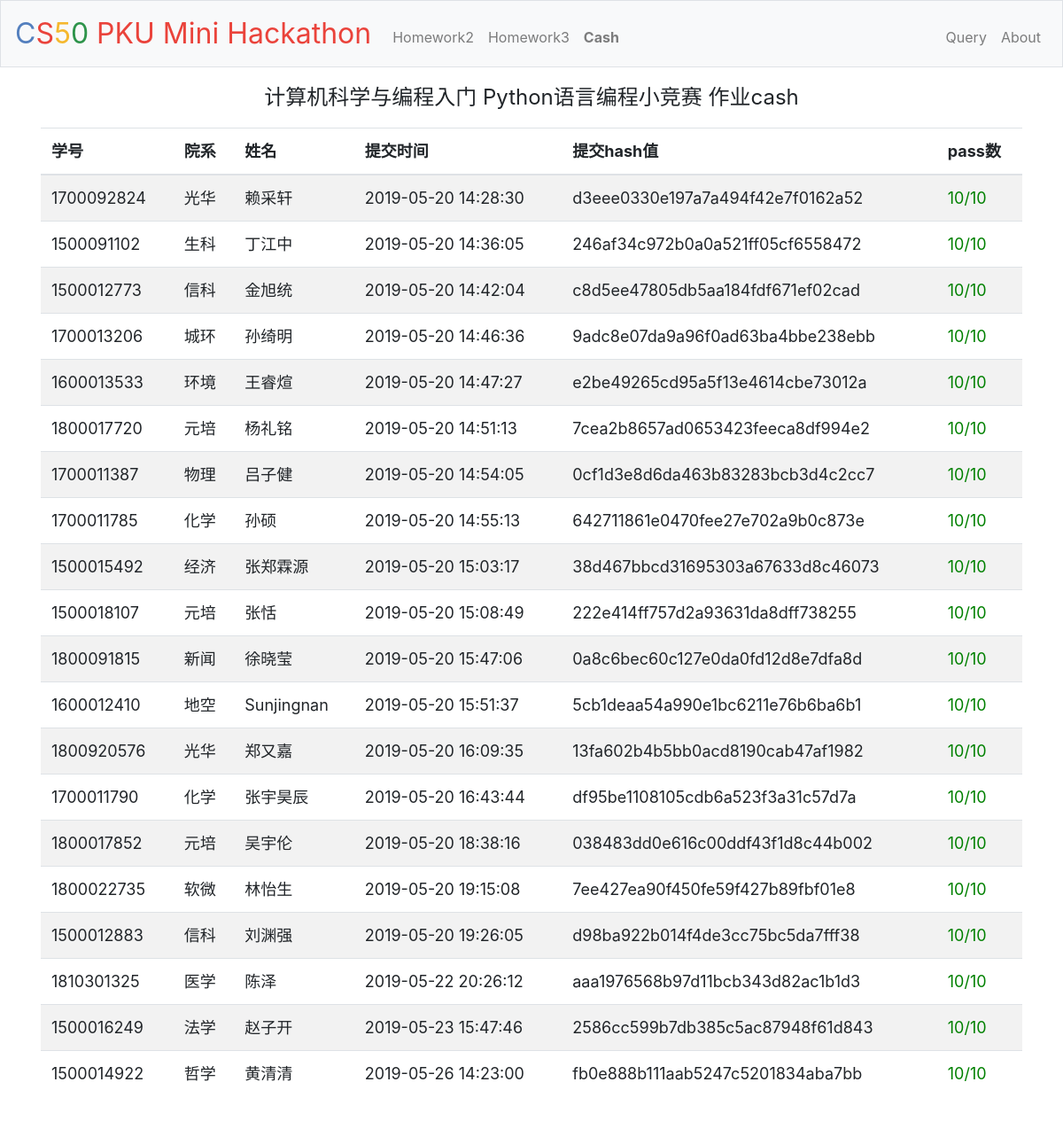
Page /homework4/cash on the committed database.
### tables this page shows
CREATE TABLE "submit" (
	"id"	INTEGER NOT NULL PRIMARY KEY AUTOINCREMENT UNIQUE,
	"stuid"	INTEGER NOT NULL,
	"name"	TEXT,
	"work"	INTEGER NOT NULL,
	"time"	TIMESTAMP NOT NULL DEFAULT current_timestamp,
	"exe_time"	REAL,
	"hash"	TEXT NOT NULL,
	"status"	INTEGER NOT NULL,
	"correct_num"	INTEGER
);

### application.py (the view)
@app.route("/homework4/<name>")
def homework4(name):
    dic={"hello":41,"mario":42,"cash":43,"credit":44}
    work = dic.get(name)
    if not work:
        return '<h1>Unknown homework</h1>', 400
    session["status"]=name[0].upper()+name[1:]
    app.logger.info(request.remote_addr+" "+get_time()+" GET /homework4/"+name)
    rows = db.execute("SELECT stuid,name,time,hash,correct_num FROM submit where status=0 AND work=:work GROUP BY stuid HAVING MAX(time) ORDER BY correct_num DESC, time ASC", work=work)
    result=[]
    for res in rows:
        stuid=str(res["stuid"])
        colloge=colloge_list.get(stuid)
        if not colloge:
            colloge="Unknown"
        tmp=[stuid,colloge, res["name"], res["time"], res["hash"], res["correct_num"]]
        result.append(tmp)
    return render_template("homework4.html", result=result, pass_num=pass_num.get(work), name=name)

### application.py (called while the page is built)
@app.after_request
def after_request(response):
    return response

def get_time():
    i = datetime.datetime.now()
    return "{}/{}/{} {}:{}:{}".format(i.year, i.month, i.day, i.hour, i.minute, i.second)

### templates/homework4.html (shortened to what this page needs)
{% extends "layout.html" %}
{% block main %}
    <div style="font-size:x-large">
        <p>
            计算机科学与编程入门 Python语言编程小竞赛 作业{{name}}
        </p>
    </div>
    <table class="table table-striped">
        <thead>
            <tr>
                <th>学号</th>
                <th>院系</th>
                <th>姓名</th>
                <th>提交时间</th>
                <th>提交hash值</th>
                <th>pass数</th>
            </tr>
        </thead>
        <tbody>
            {% for r in result %}
                <tr>
                    <td>{{r[0]}}</td>
                    <td>{{r[1]}}</td>
                    <td>{{r[2]}}</td>
                    <td>{{r[3]}}</td>
                    <td>{{r[4]}}</td>
                    {% if r[5] == pass_num %}
                        <td><font color="green">{{r[5]}}/{{pass_num}}</font></td>
                    {% else %}
                        <td><font color="red">{{r[5]}}/{{pass_num}}</font></td>
                    {% endif %}
                </tr>
            {% endfor %}
        </tbody>
    </table>
{% endblock %}

### static/styles.css (style rules this page uses)
main table { text-align: left; font-size: large; }

### rows in the picture
submit: stuid "1700092824", r "光华", name "赖采轩", time "2019-05-20 14:28:30", hash "d3eee0330e197a7a494f42e7f0162a52", correct_num "10"
submit: stuid "1500091102", r "生科", name "丁江中", time "2019-05-20 14:36:05", hash "246af34c972b0a0a521ff05cf6558472", correct_num "10"
submit: stuid "1500012773", r "信科", name "金旭统", time "2019-05-20 14:42:04", hash "c8d5ee47805db5aa184fdf671ef02cad", correct_num "10"
submit: stuid "1700013206", r "城环", name "孙绮明", time "2019-05-20 14:46:36", hash "9adc8e07da9a96f0ad63ba4bbe238ebb", correct_num "10"
submit: stuid "1600013533", r "环境", name "王睿煊", time "2019-05-20 14:47:27", hash "e2be49265cd95a5f13e4614cbe73012a", correct_num "10"
submit: stuid "1800017720", r "元培", name "杨礼铭", time "2019-05-20 14:51:13", hash "7cea2b8657ad0653423feeca8df994e2", correct_num "10"
submit: stuid "1700011387", r "物理", name "吕子健", time "2019-05-20 14:54:05", hash "0cf1d3e8d6da463b83283bcb3d4c2cc7", correct_num "10"
submit: stuid "1700011785", r "化学", name "孙硕", time "2019-05-20 14:55:13", hash "642711861e0470fee27e702a9b0c873e", correct_num "10"
submit: stuid "1500015492", r "经济", name "张郑霖源", time "2019-05-20 15:03:17", hash "38d467bbcd31695303a67633d8c46073", correct_num "10"
submit: stuid "1500018107", r "元培", name "张恬", time "2019-05-20 15:08:49", hash "222e414ff757d2a93631da8dff738255", correct_num "10"
submit: stuid "1800091815", r "新闻", name "徐晓莹", time "2019-05-20 15:47:06", hash "0a8c6bec60c127e0da0fd12d8e7dfa8d", correct_num "10"
submit: stuid "1600012410", r "地空", name "Sunjingnan", time "2019-05-20 15:51:37", hash "5cb1deaa54a990e1bc6211e76b6ba6b1", correct_num "10"
submit: stuid "1800920576", r "光华", name "郑又嘉", time "2019-05-20 16:09:35", hash "13fa602b4b5bb0acd8190cab47af1982", correct_num "10"
submit: stuid "1700011790", r "化学", name "张宇昊辰", time "2019-05-20 16:43:44", hash "df95be1108105cdb6a523f3a31c57d7a", correct_num "10"
submit: stuid "1800017852", r "元培", name "吴宇伦", time "2019-05-20 18:38:16", hash "038483dd0e616c00ddf43f1d8c44b002", correct_num "10"
submit: stuid "1800022735", r "软微", name "林怡生", time "2019-05-20 19:15:08", hash "7ee427ea90f450fe59f427b89fbf01e8", correct_num "10"
submit: stuid "1500012883", r "信科", name "刘渊强", time "2019-05-20 19:26:05", hash "d98ba922b014f4de3cc75bc5da7fff38", correct_num "10"
submit: stuid "1810301325", r "医学", name "陈泽", time "2019-05-22 20:26:12", hash "aaa1976568b97d11bcb343d82ac1b1d3", correct_num "10"
submit: stuid "1500016249", r "法学", name "赵子开", time "2019-05-23 15:47:46", hash "2586cc599b7db385c5ac87948f61d843", correct_num "10"
submit: stuid "1500014922", r "哲学", name "黄清清", time "2019-05-26 14:23:00", hash "fb0e888b111aab5247c5201834aba7bb", correct_num "10"

### other values in the picture
{{ session["status"] }} "Cash"
{{ name }} "cash"
